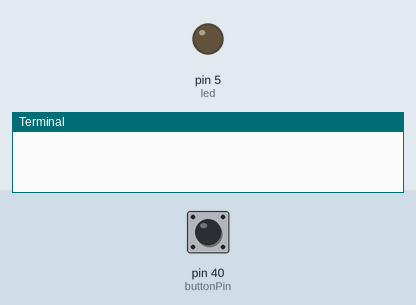
This program was run on a simulated Raspberry Pi (header pin numbers). On the bench: output pins drawn as LEDs (lit = HIGH), the last lines printed to the terminal. Inputs (shaded band) come from the test bench; at power-on: pin 40 (buttonPin) LOW.

Above: at 1.2 s.
1.3 s: pin 40 (buttonPin) pulled HIGH for 0.15 s
At 1.37 s:
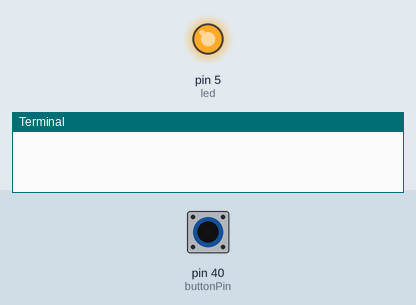
2.9 s: pin 40 (buttonPin) pulled HIGH for 3.2 s
At 6.7 s:
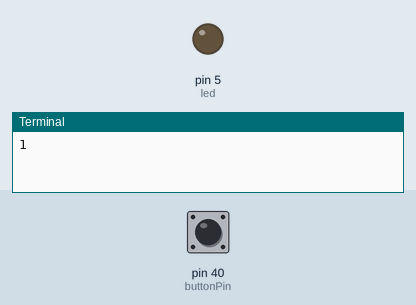
Timing chart, 0 to 8.2 s (numbered marks = the images above; inputs shaded):
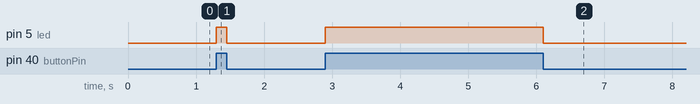

The program:

2023-04-04_First_Button.py
```python
#
import RPi.GPIO as GPIO

GPIO.setwarnings(False)
GPIO.setmode(GPIO.BOARD) # Note:physical pins
#GPIO.setwarnings(False)
GPIO.setup(5,GPIO.OUT)
GPIO.setup(40,GPIO.IN)


led = 5
buttonPin = 40
toggle = 0
button = 0
press = 1
count = 0

while(True):
    press = GPIO.input(buttonPin)
    GPIO.output(led,press)
    if (press == 1):
        button = 0
    elif (press == 0):
        if (button == 0):
            button = 1
            if (toggle == 0):
                toggle = 1
                count += 1
            elif (toggle == 1):
                toggle = 0
                print(count)


    ('''state = GPIO.input(40)
    print(state)
    GPIO.output(led,state)
    ''')
```

Measured:
- after the input at 1.3 s, pin 5 (led): LOW → HIGH at once, → LOW 0.15 s later
- after the input at 2.9 s, pin 5 (led): LOW → HIGH at once, → LOW 3.2 s later
